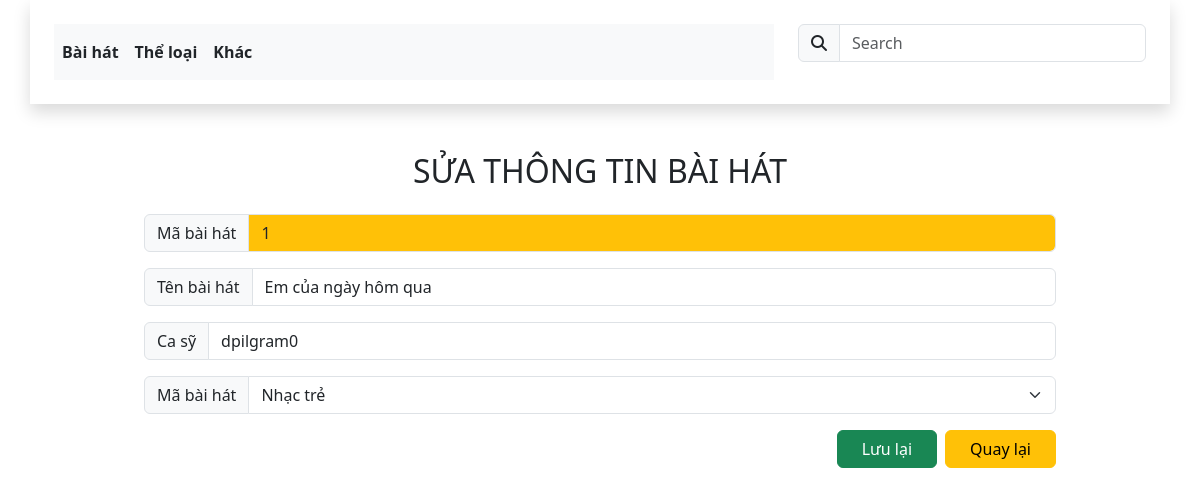
Screenshot of /?controller=song&action=edit_song&idSelect=1 with the database file from the repository.
### tables this page shows
CREATE TABLE IF NOT EXISTS `song` (
  `id` int(11) NOT NULL AUTO_INCREMENT,
  `nameSong` varchar(255) DEFAULT NULL,
  `singer` varchar(255) DEFAULT NULL,
  `idCategory` int(11) NOT NULL,
  PRIMARY KEY (`id`),
  KEY `song_ibfk_1` (`idCategory`),
  CONSTRAINT `song_ibfk_1` FOREIGN KEY (`idCategory`) REFERENCES `category` (`id`) ON DELETE CASCADE ON UPDATE CASCADE
);

### app/controllers/SongController.php (called while the page is built, shortened)
<?php
require_once APP_ROOT.'/app/services/SongService.php';
require_once APP_ROOT.'/app/services/CategoryService.php';
class SongController {
    public function edit_song(){
        $id = isset($_GET['idSelect'])? $_GET['idSelect'] : null;
        $songService = new SongService();
        $song = $songService->getBySongId($id);
        $categoryService = new CategoryService();
        $categories = $categoryService->getAllCategories();
        include APP_ROOT.'/app/views/song/edit_song.php';
    }
}
?>

### app/services/SongService.php (called while the page is built, shortened)
<?php
require_once APP_ROOT.'/app/models/Song.php';
class SongService {
    public function getBySongId($id){
        $dbConnection = new DBConnection();
        $conn = $dbConnection->getConnection();
        if($conn != null){
            $sql = "SELECT * FROM song WHERE id = '$id'; ";
            $stmt = $conn->prepare($sql);
            $stmt->execute();
            $row = $stmt->fetchAll();
            $song = new Song(
                $row[0]['id'],
                $row[0]['nameSong'],
                $row[0]['singer'],
                $row[0]['idCategory']);
            return $song;
        }else{
            return null;
        }
    }
}
?>

### app/models/Song.php (called while the page is built, shortened)
<?php
class Song {
    private $id;
    private $nameSong;
    private $singer;
    private $idCategory;
    public function __construct($id, $nameSong, $singer, $idCategory) {
        $this->id = $id;
        $this->nameSong = $nameSong;
        $this->singer = $singer;
        $this->idCategory = $idCategory;
    }
	public function getId() {
		return $this->id;
	}
	public function getNameSong() {
		return $this->nameSong;
	}
	public function getSinger() {
		return $this->singer;
	}
	public function getIdCategory() {
		return $this->idCategory;
	}
}
?>

### app/services/CategoryService.php (called while the page is built, shortened)
<?php
require_once APP_ROOT.'/app/models/Category.php';
class CategoryService {
    public function getAllCategories() {
        $dbConnection = new DBConnection();
        $conn = $dbConnection->getConnection();
        if($conn != null){
            $sql = "SELECT * FROM category ORDER BY id DESC;";
            $stmt = $conn->prepare($sql);
            $stmt->execute();
            $Categories = [];
            while ($row = $stmt->fetch()){
                $Category = new Category($row['id'], $row['nameCategory']);
                $Categories[] = $Category;
            }
            return $Categories;
        } else {
            return $Categories = [];
        }
    }
}
?>

### app/models/Category.php (called while the page is built, shortened)
<?php
class Category {
    private $id;
    private $nameCategory;
    public function __construct($id, $nameCategory) {
        $this->id = $id;
        $this->nameCategory = $nameCategory;
    }
	public function getId() {
		return $this->id;
	}
	public function getNameCategory() {
		return $this->nameCategory;
	}
}
?>

### app/views/song/edit_song.php (the view, shortened to what this page needs)
<!DOCTYPE html>
<html lang="en">
<head>
    <link rel="stylesheet" href="bootstrap/css/bootstrap.min.css">
    <link rel="stylesheet" href="fontawesome/css/all.min.css">
</head>
<body>
    <header>
        <?php
        include_once(APP_ROOT . '/app/views/layout/header.php')
        ?>
    </header>
    <section>
        <div class="m-5 text-center">
            <div class="mx-5">
                <form action="?controller=song&action=process_edit" method="post">
                    <h2 class="mb-4">SỬA THÔNG TIN BÀI HÁT</h2>
                    <div class="input-group flex-nowrap mb-3">
                        <span class="input-group-text ms-5" id="addon-wrapping">Mã bài hát</span>
                        <input type="text" class="form-control me-5 bg-warning" aria-label="id" aria-describedby="addon-wrapping" name="id" value="<?php echo $song->getId(); ?>" readonly>
                    </div>
                    <div class="input-group flex-nowrap mb-3">
                        <span class="input-group-text ms-5" id="addon-wrapping">Tên bài hát</span>
                        <input type="text" class="form-control me-5" aria-label="nameSong" aria-describedby="addon-wrapping" name="nameSong" value="<?php echo $song->getNameSong(); ?>">
                    </div>
                    <div class="input-group flex-nowrap mb-3">
                        <span class="input-group-text ms-5" id="addon-wrapping">Ca sỹ</span>
                        <input type="text" class="form-control me-5" aria-label="singer" aria-describedby="addon-wrapping" name="singer" value="<?php echo $song->getSinger(); ?>">
                    </div>
                    <div class="input-group mb-3">
                        <label class="input-group-text ms-5" for="inputGroupSelect01">Mã bài hát</label>
                        <select class="form-select me-5" id="inputGroupSelect01" name="idCategory" value="<?php echo $song->getIdCategory(); ?>">
                            <?php
                            foreach ($categories as $category) {
                            ?>
                                <?php if ($song->getIdCategory() == $category->getId()) { ?>
                                    <option selected>
                                        <?php echo $category->getNameCategory(); ?>
                                    </option>
                                <?php } else { ?>
                                    <option value="<?php echo $category->getId(); ?>">
                                        <?php echo $category->getNameCategory(); ?>
                                    </option>
                                <?php } ?>
                            <?php } ?>
                        </select>
                    </div>
                    <div class="d-grid gap-2 d-md-flex justify-content-md-end me-5">
                        <button type="submit" name="sbmSave" class="btn btn-success px-4 m-0">Lưu lại</button>
                        <a href="?controller=song&action=index">
                            <button type="button" class="btn btn-warning px-4 m-0">Quay lại</button>
                        </a>
                    </div>
                </form>
            </div>
        </div>
    </section>
</body>
</html>

### rows the page displays
song: id "1", nameSong "Em của ngày hôm qua", singer "dpilgram0"

### other values shown
form field idCategory "Nhạc trẻ"
